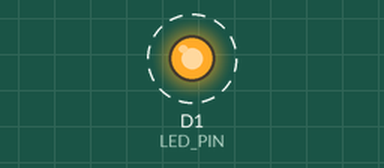
This sketch was run on a simulated ESP8266 (NodeMCU). Shown: output pins drawn as LEDs (lit = HIGH). Dashed ring = blinking.

Above: at 0.5 s.
Timing chart, 0 to 4.6 s (numbered marks = the images above):
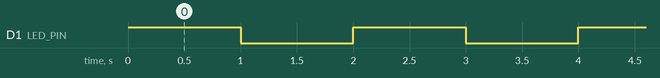

The sketch:

SingleBlink.ino
```cpp
#define LED_PIN D1   // GPIO5
void setup() {
 pinMode(LED_PIN, OUTPUT);
}
void loop() {
 digitalWrite(LED_PIN, HIGH); // LED ON
 delay(1000);
 digitalWrite(LED_PIN, LOW);  // LED OFF
 delay(1000);
}
```

Measured:
- by itself, D1 (LED_PIN): alternates HIGH for 1.0 s and LOW for 1.0 s
